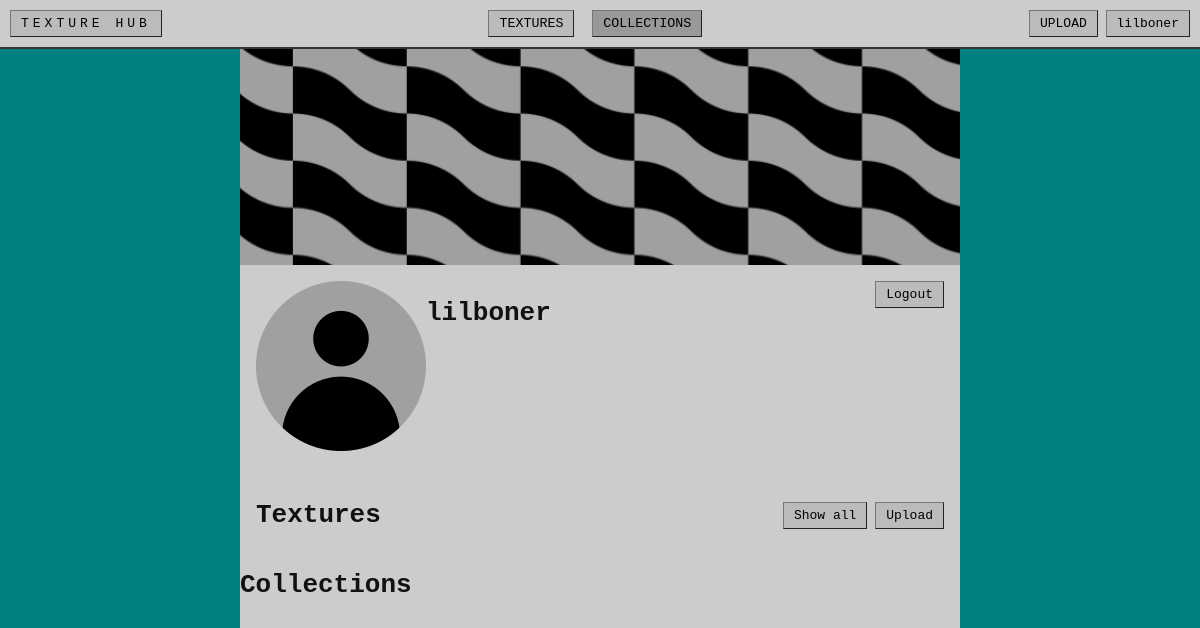
The page /user/lilboner (signed in) on the database as committed earlier.
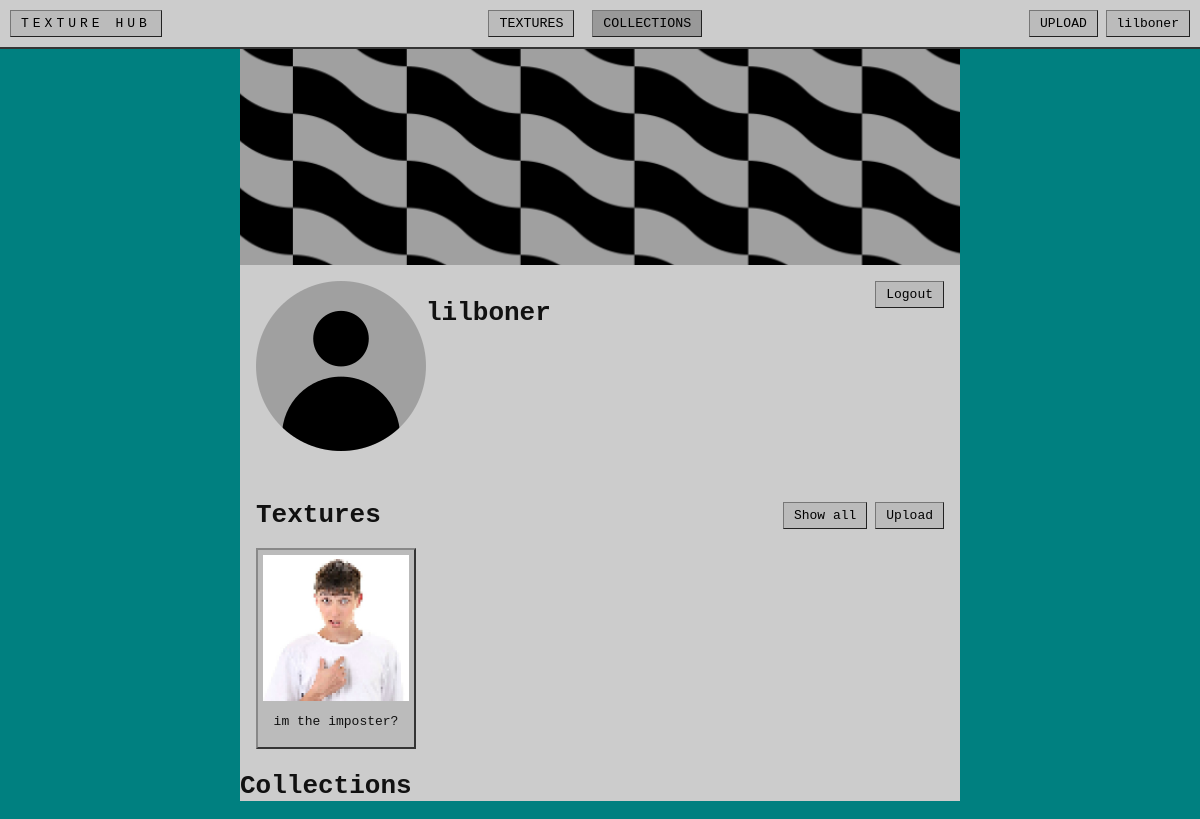
The same page on the database as committed later.
### app.py (models this page shows)
class Texture(db.Model):
    __tablename__ = 'Texture'
    texture_id = db.Column(db.Integer, primary_key=True)
    texture_name = db.Column(db.String(80), unique=True, nullable=False)
    texture_address = db.Column(db.String(120), nullable=False)
    texture_user_id = db.Column(db.Integer, default=0)

### app.py (the view)
@app.route('/user/<username>')
def user_profile(username):
    profile_user = User.query.filter_by(user_name=username).first()
    if profile_user is None:
        abort(404)
    textures = Texture.query.filter_by(texture_user_id=profile_user.user_id).all()
    return render_template(
        'user.html',
        user=get_current_user(),
        profile_user=profile_user,
        follower_count=367,
        joined_display='1/05/2026',
        texture_count_display='3,546',
        collection_count_display='742',
        texture_more_total=13357,
        collection_more_total=13357,
        textures=textures,
    )

### app.py (called while the page is built)
def get_current_user():
    user_id = session.get('user_id')
    if user_id is None:
        return None
    return User.query.get(user_id)

@app.template_filter('texture_url')
def texture_image_url(address):
    if not address:
        return DEFAULT_TEXTURE_URL
    addr = str(address).strip().replace('\\', '/')
    if addr.startswith('/static/images/'):
        rel = addr[len('/static/images/') :]
    elif addr.startswith('static/images/'):
        rel = addr[len('static/images/') :]
    else:
        rel = os.path.basename(addr)
    rel = os.path.basename(rel)
    if not rel or rel.startswith('.'):
        return DEFAULT_TEXTURE_URL
    full = os.path.join(STATIC_IMAGES_DIR, rel)
    if os.path.isfile(full):
        return f'/static/images/{rel}'
    return DEFAULT_TEXTURE_URL

### templates/user.html (shortened to what this page needs)
{% extends "template.html" %}
{% block content %}
<div class="user-page">
    <div class="user-banner">
        <img src="/static/images/banner.png">
    </div>
    <div class="user-header">
        <img src="/static/images/pfp.png">
        <div class="user-header-info">
            <h1 class="user-display-name">{{ profile_user.user_name }}</h1>
        </div>
        <div class="user-header-options">
            <a href="/logout">Logout</a>
        </div>
    </div>
    <div class="user-textures">
        <div class="user_textures-header">
            <h1>Textures</h1>
            <div>
            {% if user %}
            <a href="/?user={{ user.user_name | urlencode }}">Show all</a>
            {% endif %}
            <a href="/upload"> Upload</a>
            </div>
        </div>
        <div class="user-textures-row">
            {% for texture in textures[:5] %}
            <div class="texture-card texture-card--user-row">
                <img src="{{ texture.texture_address | texture_url }}" alt="">
                <p>{{ texture.texture_name }}</p>
            </div>
            {% endfor %}
        </div>
    </div>
    <div class="user-collections">
        <h1>Collections</h1>
    </div>
</div>
{% endblock %}

Rows that differ between the two databases and show on the page:
added Texture: texture_address|texture_url (picture), texture_name "im the imposter?"
